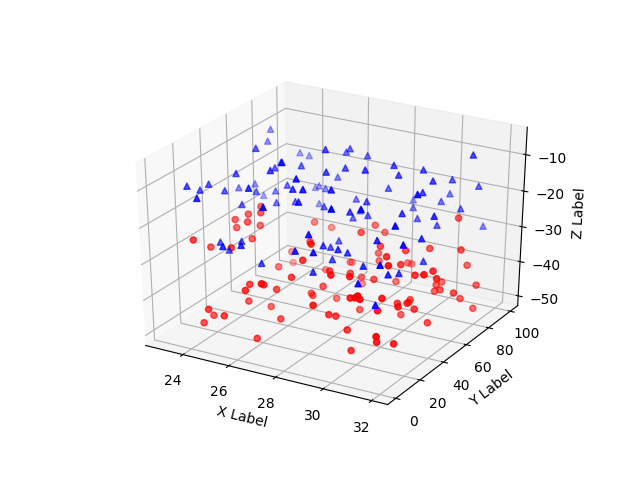

Python code for this plot:
'''
==============
3D scatterplot
==============

Demonstration of a basic scatterplot in 3D.
'''

from mpl_toolkits.mplot3d import Axes3D
import matplotlib.pyplot as plt
import numpy as np
import sys

def randrange(n, vmin, vmax):
    '''
    Helper function to make an array of random numbers having shape (n, )
    with each number distributed Uniform(vmin, vmax).
    '''
    return (vmax - vmin)*np.random.rand(n) + vmin

fig = plt.figure()
ax = fig.add_subplot(111, projection='3d')

n = 100

# For each set of style and range settings, plot n random points in the box
# defined by x in [23, 32], y in [0, 100], z in [zlow, zhigh].
for c, m, zlow, zhigh in [('r', 'o', -50, -25), ('b', '^', -30, -5)]:
    xs = randrange(n, 23, 32)
    ys = randrange(n, 0, 100)
    zs = randrange(n, zlow, zhigh)
    ax.scatter(xs, ys, zs, c=c, marker=m)

ax.set_xlabel('X Label')
ax.set_ylabel('Y Label')
ax.set_zlabel('Z Label')
plt.savefig(sys.argv[0].split(".")[0]+".png")
# plt.show()
